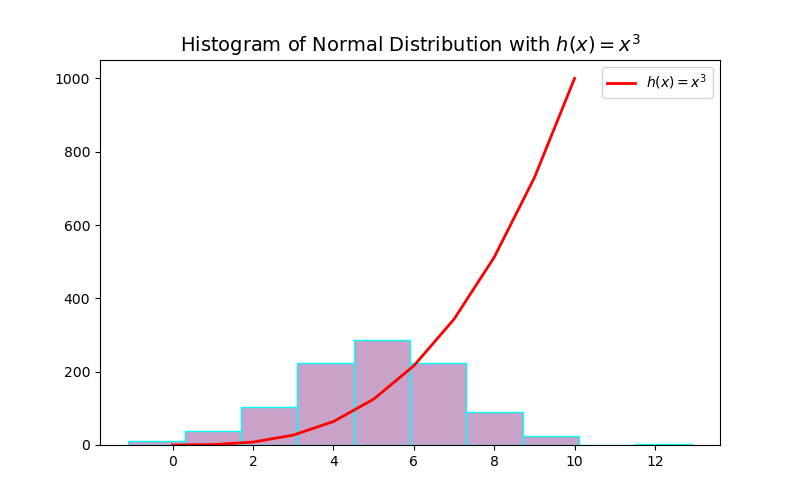

Generate this figure with Python:
# plottask.py
# This program creates & displays a histogram of a normal distribution with 1000 values that have a mean=5 and SD=2 
# and a plot of the function, h(x)=x3, in the range 0 - 10, on the one set of axes. 
# Author: Niamh Hogan

# Import NumPy to generate random numbers, to create the range of x & y values for the function h(x)=x3,
# and to calculate the mean and SD of the normal distribution
import numpy as np

# Import Matplotlib to plot data
import matplotlib.pyplot as plt


# Set the seed for reproducibility
# See Stack Overflow for explanation of np.random.seed:
# https://stackoverflow.com/questions/21494489/what-does-np-random-seed0-do
np.random.seed(1) 

# Generate 1000 random numbers, with a mean of 5 and standard deviation of 2, 
# for the normal distribution
# See Offical NumPy documentation for np.random.normal: https://numpy.org/doc/stable/reference/random/generated/numpy.random.normal.html
normData = np.random.normal(loc=5, scale=2, size=1000)

# Define the colours for the histogram
# See Official Matplotlib documentation for colours: https://matplotlib.org/stable/users/explain/colors/colors.html
lilac = '#C8A2C8'
cyan = '#00FFFF'

# Create x values for h(x) = x^3 in the range 0 to 10
# See Official NumPy documentation for np.array: https://numpy.org/doc/stable/reference/generated/numpy.array.html
x = np.array(range(0, 11))

# Create y values for h(x) = x^3
# See Official NumPy documentation for np.power: https://numpy.org/doc/stable/reference/generated/numpy.power.html
y = x ** 3

# Create plot 
# See Official Matplotlib documentation: https://matplotlib.org/stable/api/_as_gen/matplotlib.pyplot.plot.html
plt.figure(figsize=(8, 5))

# Create a histogram of the normal distribution
# See Official Matplotlib documentation: https://matplotlib.org/stable/api/_as_gen/matplotlib.pyplot.hist.html
plt.hist(normData, bins=10, color=lilac, edgecolor=cyan)

# Plot function h(x) = x^3
# See Official Matplotlib documentation: https://matplotlib.org/stable/api/_as_gen/matplotlib.pyplot.plot.html
plt.plot(x, y, 'r-', linewidth=2, label=r'$h(x) = x^3$')

# Add title to the plot
# See Official Matplotlib documentation: https://matplotlib.org/stable/api/_as_gen/matplotlib.pyplot.title.html
plt.title('Histogram of Normal Distribution with $h(x) = x^3$', size = 14)

# Add ledgend
# See Official Matplotlib documentation: https://matplotlib.org/stable/api/_as_gen/matplotlib.pyplot.legend.html
plt.legend()

# Save plot as PNG file
# See Official Matplotlib documentation: https://matplotlib.org/stable/api/_as_gen/matplotlib.pyplot.savefig.html
plt.savefig('plottask.png')

# Display the plot
# See Official Matplotlib documentation: https://matplotlib.org/stable/api/_as_gen/matplotlib.pyplot.show.html  
plt.show()